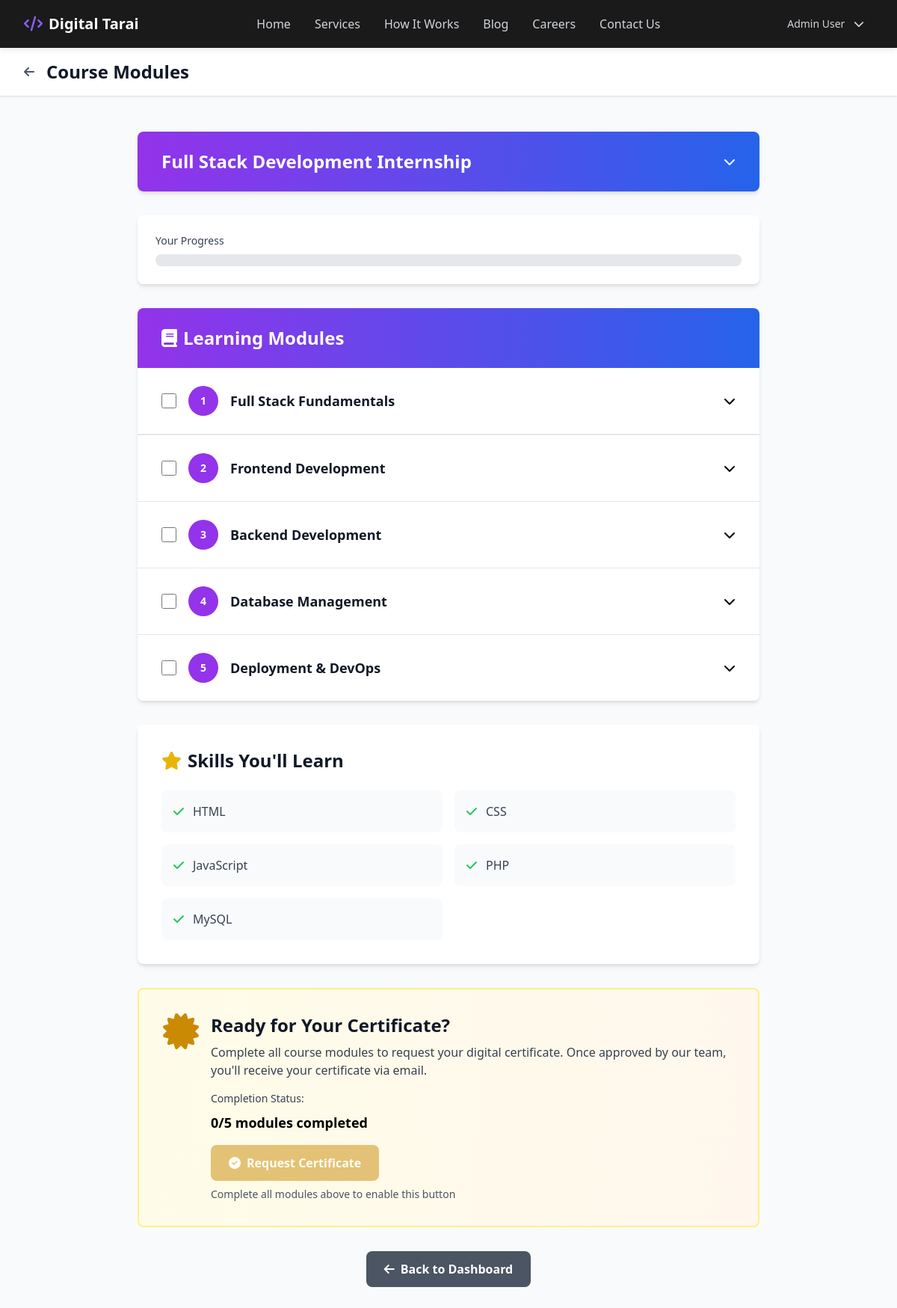
The app's page /student/modules.php?internship_id=4 (signed in) with its own data.
### tables this page shows
CREATE TABLE IF NOT EXISTS internships (
    id INT PRIMARY KEY AUTO_INCREMENT,
    title VARCHAR(100) NOT NULL,
    slug VARCHAR(100) UNIQUE NOT NULL,
    description TEXT NOT NULL,
    skills TEXT NOT NULL,
    duration VARCHAR(50) NOT NULL,
    fees DECIMAL(10, 2) NOT NULL,
    benefits TEXT,
    created_at TIMESTAMP DEFAULT CURRENT_TIMESTAMP,
    updated_at TIMESTAMP DEFAULT CURRENT_TIMESTAMP ON UPDATE CURRENT_TIMESTAMP
);

CREATE TABLE IF NOT EXISTS modules (
    id INT PRIMARY KEY AUTO_INCREMENT,
    internship_id INT NOT NULL,
    title VARCHAR(100) NOT NULL,
    description TEXT,
    module_file VARCHAR(255),
    order_seq INT DEFAULT 0,
    created_at TIMESTAMP DEFAULT CURRENT_TIMESTAMP,
    FOREIGN KEY (internship_id) REFERENCES internships(id) ON DELETE CASCADE
);

### student/modules.php (the view, shortened to what this page needs)
<?php
require_once '../config/database.php';
$internship_id = isset($_GET['internship_id']) ? intval($_GET['internship_id']) : 0;
$internship_result = $conn->query("SELECT * FROM internships WHERE id=$internship_id");
$internship = $internship_result && $internship_result->num_rows > 0 ? $internship_result->fetch_assoc() : null;
$cert_query = $conn->query("SELECT c.id, c.filename, c.file_path, c.generated_at FROM certificates c
                           JOIN applications a ON c.application_id = a.id
                           WHERE a.user_id={$_SESSION['user_id']} AND c.internship_id=$internship_id AND c.filename != 'pending' LIMIT 1");
$certificate = $cert_query && $cert_query->num_rows > 0 ? $cert_query->fetch_assoc() : null;
$modules_result = $conn->query("SELECT * FROM modules WHERE internship_id=$internship_id ORDER BY order_seq ASC");
?>
<?php include '../app/views/header.php'; ?>
<div class="min-h-screen bg-gray-50">
    <div class="bg-white shadow">
        <div class="max-w-7xl mx-auto px-4 sm:px-6 lg:px-8 py-4">
            <div class="flex items-center space-x-4">
                <a href="<?php echo SITE_URL; ?>/student/dashboard.php" class="text-gray-600 hover:text-gray-900">
                    <i class="fas fa-arrow-left"></i>
                </a>
                <h1 class="text-2xl font-bold text-gray-900">Course Modules</h1>
            </div>
        </div>
    </div>
    <section class="max-w-4xl mx-auto px-4 sm:px-6 lg:px-8 py-12">
        <div class="bg-white rounded-lg shadow-md overflow-hidden mb-8">
            <button
                onclick="toggleProgramAccordion(this)"
                class="w-full px-8 py-6 bg-gradient-to-r from-purple-600 to-blue-600 text-white flex items-center justify-between hover:from-purple-700 hover:to-blue-700 transition"
            >
                <h2 class="text-2xl font-bold"><?php echo htmlspecialchars($internship['title']); ?></h2>
                <i class="fas fa-chevron-down transition-transform duration-300"></i>
            </button>
        </div>
        <div class="bg-white rounded-lg shadow-md p-6 mb-8">
            <p class="text-sm font-medium text-gray-700 mb-2">Your Progress</p>
            <div class="w-full bg-gray-200 rounded-full h-4">
            </div>
        </div>
        <div class="bg-white rounded-lg shadow-md overflow-hidden">
            <div class="bg-gradient-to-r from-purple-600 to-blue-600 px-8 py-6">
                <h3 class="text-2xl font-bold text-white">
                    <i class="fas fa-book mr-2"></i>Learning Modules
                </h3>
            </div>
            <div class="divide-y divide-gray-200" id="modules-container">
                <?php
                if($modules_result && $modules_result->num_rows > 0) {
                    $module_num = 1;
                    while($module = $modules_result->fetch_assoc()) {
                        ?>
                        <div class="accordion-item border-b border-gray-200">
                            <button
                                onclick="toggleAccordion(this)"
                                class="accordion-button w-full px-8 py-6 bg-white hover:bg-gray-50 transition text-left flex items-center justify-between"
                                data-module-id="<?php echo $module['id']; ?>"
                            >
                                <div class="flex items-center flex-1">
                                    <input
                                        type="checkbox"
                                        class="module-checkbox mr-4 w-5 h-5 text-green-600 rounded focus:ring-2 focus:ring-green-500"
                                        data-module-id="<?php echo $module['id']; ?>"
                                        onchange="updateProgress()"
                                    >
                                    <div class="flex items-center space-x-4">
                                        <span class="inline-flex items-center justify-center h-10 w-10 rounded-full bg-purple-600 text-white text-sm font-semibold">
                                            <?php echo $module_num; ?>
                                        </span>
                                        <div>
                                            <h4 class="text-lg font-semibold text-gray-900"><?php echo htmlspecialchars($module['title']); ?></h4>
                                        </div>
                                    </div>
                                </div>
                                <i class="fas fa-chevron-down transition-transform duration-300"></i>
                            </button>
                        </div>
                        <?php
                        $module_num++;
                    }
                }
                ?>
            </div>
        </div>
        <div class="bg-white rounded-lg shadow-md p-8 mt-8">
            <h3 class="text-2xl font-bold text-gray-900 mb-6">
                <i class="fas fa-star mr-2 text-yellow-500"></i>Skills You'll Learn
            </h3>
            <div class="grid grid-cols-1 md:grid-cols-2 gap-4">
                <?php
                if(!empty($internship['skills'])) {
                    $skills = array_map('trim', explode(',', $internship['skills']));
                    foreach($skills as $skill) {
                        echo "
                        <div class='flex items-center p-4 bg-gray-50 rounded-lg'>
                            <i class='fas fa-check text-green-500 mr-3'></i>
                            <span class='text-gray-700'>" . htmlspecialchars($skill) . "</span>
                        </div>
                        ";
                    }
                }
                ?>
            </div>
        </div>
        <div class="mt-8" id="certificate-section">
            <?php if ($certificate): ?>
                <div class="bg-gradient-to-r from-green-50 to-emerald-50 rounded-lg p-8 border-2 border-green-200">
                    <div class="flex items-start space-x-4">
                        <i class="fas fa-certificate text-5xl text-green-600 flex-shrink-0"></i>
                        <div class="flex-1">
                            <h3 class="text-2xl font-bold text-gray-900 mb-2">🎉 Certificate Generated!</h3>
                            <p class="text-gray-700 mb-4">Congratulations! Your certificate has been generated by our team.</p>
                            <div class="mb-4">
                                <p class="text-sm font-medium text-gray-700 mb-2">Generated Date:</p>
                                <p class="text-lg font-semibold text-green-600">
                                    <?php echo date('M d, Y', strtotime($certificate['generated_at'])); ?>
                                </p>
                            </div>
                            <div class="flex gap-3">
                                <a href="<?php echo SITE_URL; ?>/<?php echo htmlspecialchars($certificate['file_path']); ?>"
                                   target="_blank"
                                   class="px-6 py-3 bg-green-600 text-white rounded-lg hover:bg-green-700 transition font-semibold">
                                    <i class="fas fa-download mr-2"></i>Download Certificate
                                </a>
                                <a href="<?php echo SITE_URL; ?>/<?php echo htmlspecialchars($certificate['file_path']); ?>"
                                   target="_blank"
                                   class="px-6 py-3 bg-blue-600 text-white rounded-lg hover:bg-blue-700 transition font-semibold">
                                    <i class="fas fa-eye mr-2"></i>View Certificate
                                </a>
                            </div>
                        </div>
                    </div>
                </div>
            <?php else: ?>
                <form method="POST" class="bg-gradient-to-r from-yellow-50 to-orange-50 rounded-lg p-8 border-2 border-yellow-200">
                    <div class="flex items-start space-x-4">
                        <i class="fas fa-certificate text-5xl text-yellow-600 flex-shrink-0"></i>
                        <div class="flex-1">
                            <h3 class="text-2xl font-bold text-gray-900 mb-2">Ready for Your Certificate?</h3>
                            <p class="text-gray-700 mb-4">Complete all course modules to request your digital certificate. Once approved by our team, you'll receive your certificate via email.</p>
                            <div class="mb-4">
                                <p class="text-sm font-medium text-gray-700 mb-2">Completion Status:</p>
                                <p class="text-lg font-semibold">
                                    <span id="cert-completed">0</span>/<span id="cert-total"><?php echo $modules_result->num_rows; ?></span> modules completed
                                </p>
                            </div>
                            <button
                                type="submit"
                                id="certificate-btn"
                                disabled
                                class="px-6 py-3 bg-yellow-600 text-white rounded-lg hover:bg-yellow-700 transition font-semibold disabled:opacity-50 disabled:cursor-not-allowed"
                            >
                                <i class="fas fa-check-circle mr-2"></i>Request Certificate
                            </button>
                            <p class="text-sm text-gray-600 mt-2">Complete all modules above to enable this button</p>
                        </div>
                    </div>
                </form>
            <?php endif; ?>
        </div>
        <div class="mt-8 text-center">
            <a href="<?php echo SITE_URL; ?>/student/dashboard.php" class="inline-flex items-center px-6 py-3 bg-gray-600 text-white rounded-lg hover:bg-gray-700 transition font-semibold">
                <i class="fas fa-arrow-left mr-2"></i>Back to Dashboard
            </a>
        </div>
    </section>
</div>
<?php include '../app/views/footer.php'; ?>

### app/views/header.php (style rules this page uses)
html { scroll-behavior: smooth; }
body { background-color: #ffffff; }

### records on screen
internships: title "Full Stack Development Internship", skills "HTML", skills "CSS", skills "JavaScript", skills "PHP", skills "MySQL"
modules: title "Full Stack Fundamentals"
modules: title "Frontend Development"
modules: title "Backend Development"
modules: title "Database Management"
modules: title "Deployment & DevOps"

### other values on screen
$_SESSION['user_name'] "Admin User"
$modules_result->num_rows "5"
